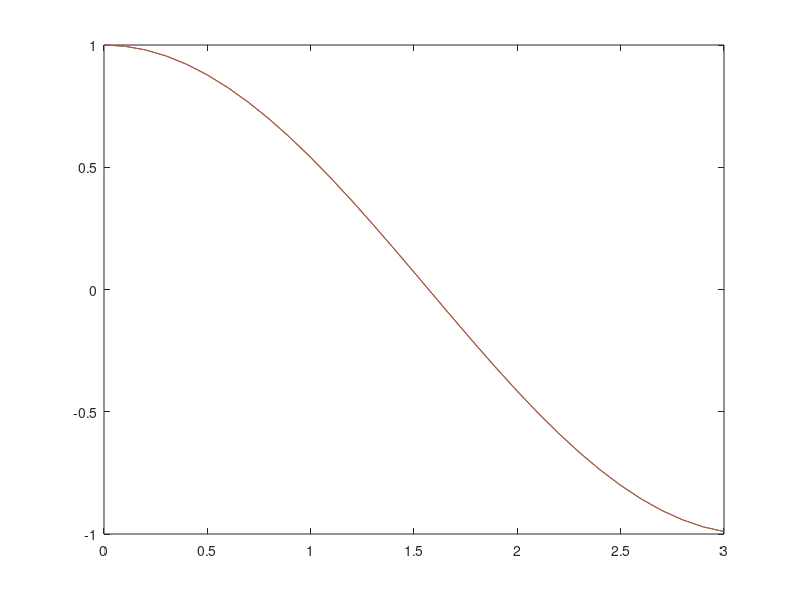
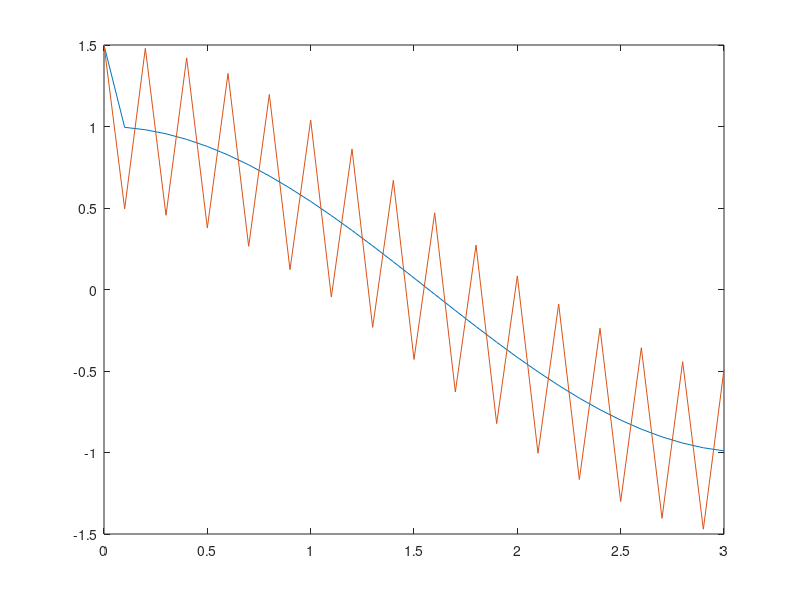

MATLAB code to generate these figures, in order:
function trapezoidal
    solve(-1e6, 3, 0.2, 1);
    figure;
    t = (0:30)/10;
    Ans = exact(-1e6, 1, t);
    plot(t, Ans);
    hold on;
    plot(t, solve(-1e6, 3, 0.1, 1));
    figure;
    solve(-1e6, 3, 0.05, 1);
    solve(-1e6, 3, 0.2, 1.5);
    t = (0:30)/10;
    Ans = exact(-1e6, 1.5, t);
    plot(t, Ans);
    hold on;
    plot(t, solve(-1e6, 3, 0.1, 1.5));
    
    solve(-1e6, 3, 0.05, 1.5);
end

function P = exact(lmd, u0, t)
    P = exp(lmd * t) .* (u0 - 1) + cos(t);
end
function P = f(lmd, u, t)
    P = lmd * (u - cos(t)) - sin(t);
end
function P = step(lmd, k, u, t)
    t1 = t + k;
    P = (u + k/2* (f(lmd, u, t) - lmd * cos(t1))) / (1 - k * lmd / 2);
end

function P = solve(lmd, T, k, u0)
    N = floor(T / k);
    u = zeros(1, N);
    u(1) = u0;
    err = 0;
    for i = 1:N
        u(i+1) = step(lmd, k, u(i), (i-1)*k);
        exact_value = exact(lmd, u0, i*k);
        err = max(err, abs(u(i+1) - exact_value));
    end
    fprintf("k = %f, u0 = %f, err = %e\n", k, u0, err);
    P = u;
end
